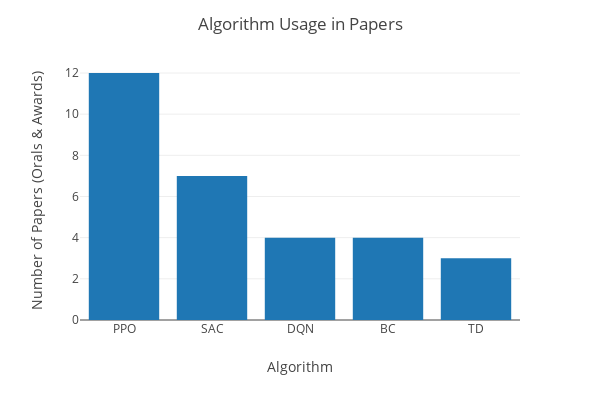
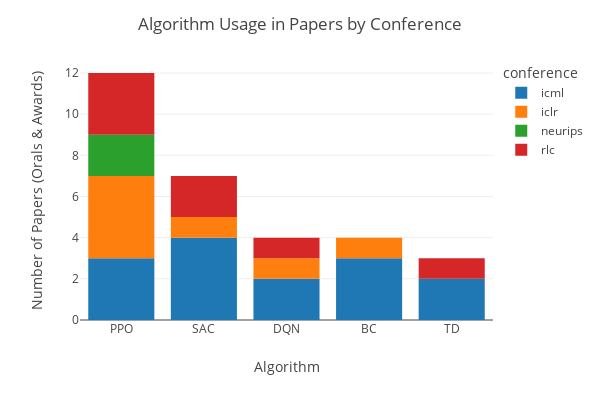

Notebook code for these charts, in order:
### Code cell
fig = px.histogram(count_df, y="counts", x="algorithm", **figure_kwargs).update_xaxes(categoryorder="total descending").update_layout(xaxis_title="Algorithm", yaxis_title="Frequency of Algorithm Usage", title="Algorithm Usage in Papers")
fig.write_image("plots/manual_analysis_algorithms.svg")
fig.show()
fig = px.histogram(count_df, y="counts", x="algorithm", color="conference", **figure_kwargs).update_xaxes(categoryorder="total descending").update_layout(xaxis_title="Algorithm", yaxis_title="Frequency of Algorithm Usage", title="Algorithm Usage in Papers by Conference")
fig.write_image("plots/manual_analysis_algorithms_per_conf.svg")
fig.show()

### Figure 1 — Plotly figure (JSON) as saved in the notebook; plotly's stock layout.template omitted (floating-point values rounded to 4 significant figures)
{"data": [{"alignmentgroup": "True", "bingroup": "x", "histfunc": "sum", "hovertemplate": "algorithm=%{x}<br>sum of counts=%{y}<extra></extra>", "legendgroup": "", "marker": {"color": "#1F77B4", "pattern": {"shape": ""}}, "name": "", "offsetgroup": "", "orientation": "v", "showlegend": false, "type": "histogram", "x": ["TD", "TD", "TD", "TD", "SAC", "SAC", "SAC", "SAC", "DQN", "DQN", "DQN", "DQN", "BC", "BC", "BC", "BC", "PPO", "PPO", "PPO", "PPO"], "xaxis": "x", "y": [2, 0, 0, 1, 4, 1, 0, 2, 2, 1, 0, 1, 3, 1, 0, 0, 3, 4, 2, 3], "yaxis": "y"}], "layout": {"barmode": "relative", "height": 400, "legend": {"tracegroupgap": 0}, "margin": {"t": 60}, "title": {"text": "Algorithm Usage in Papers"}, "width": 600, "xaxis": {"anchor": "y", "categoryorder": "total descending", "domain": [0, 1], "title": {"text": "Algorithm"}}, "yaxis": {"anchor": "x", "domain": [0, 1], "title": {"text": "Number of Papers (Orals & Awards)"}}}}

### Figure 2 — Plotly figure (JSON) as saved in the notebook; plotly's stock layout.template omitted (floating-point values rounded to 4 significant figures)
{"data": [{"alignmentgroup": "True", "bingroup": "x", "histfunc": "sum", "hovertemplate": "conference=icml<br>algorithm=%{x}<br>sum of counts=%{y}<extra></extra>", "legendgroup": "icml", "marker": {"color": "#1F77B4", "pattern": {"shape": ""}}, "name": "icml", "offsetgroup": "icml", "orientation": "v", "showlegend": true, "type": "histogram", "x": ["TD", "SAC", "DQN", "BC", "PPO"], "xaxis": "x", "y": [2, 4, 2, 3, 3], "yaxis": "y"}, {"alignmentgroup": "True", "bingroup": "x", "histfunc": "sum", "hovertemplate": "conference=iclr<br>algorithm=%{x}<br>sum of counts=%{y}<extra></extra>", "legendgroup": "iclr", "marker": {"color": "#FF7F0E", "pattern": {"shape": ""}}, "name": "iclr", "offsetgroup": "iclr", "orientation": "v", "showlegend": true, "type": "histogram", "x": ["TD", "SAC", "DQN", "BC", "PPO"], "xaxis": "x", "y": [0, 1, 1, 1, 4], "yaxis": "y"}, {"alignmentgroup": "True", "bingroup": "x", "histfunc": "sum", "hovertemplate": "conference=neurips<br>algorithm=%{x}<br>sum of counts=%{y}<extra></extra>", "legendgroup": "neurips", "marker": {"color": "#2CA02C", "pattern": {"shape": ""}}, "name": "neurips", "offsetgroup": "neurips", "orientation": "v", "showlegend": true, "type": "histogram", "x": ["TD", "SAC", "DQN", "BC", "PPO"], "xaxis": "x", "y": [0, 0, 0, 0, 2], "yaxis": "y"}, {"alignmentgroup": "True", "bingroup": "x", "histfunc": "sum", "hovertemplate": "conference=rlc<br>algorithm=%{x}<br>sum of counts=%{y}<extra></extra>", "legendgroup": "rlc", "marker": {"color": "#D62728", "pattern": {"shape": ""}}, "name": "rlc", "offsetgroup": "rlc", "orientation": "v", "showlegend": true, "type": "histogram", "x": ["TD", "SAC", "DQN", "BC", "PPO"], "xaxis": "x", "y": [1, 2, 1, 0, 3], "yaxis": "y"}], "layout": {"barmode": "relative", "height": 400, "legend": {"title": {"text": "conference"}, "tracegroupgap": 0}, "margin": {"t": 60}, "title": {"text": "Algorithm Usage in Papers by Conference"}, "width": 600, "xaxis": {"anchor": "y", "categoryorder": "total descending", "domain": [0, 1], "title": {"text": "Algorithm"}}, "yaxis": {"anchor": "x", "domain": [0, 1], "title": {"text": "Number of Papers (Orals & Awards)"}}}}
